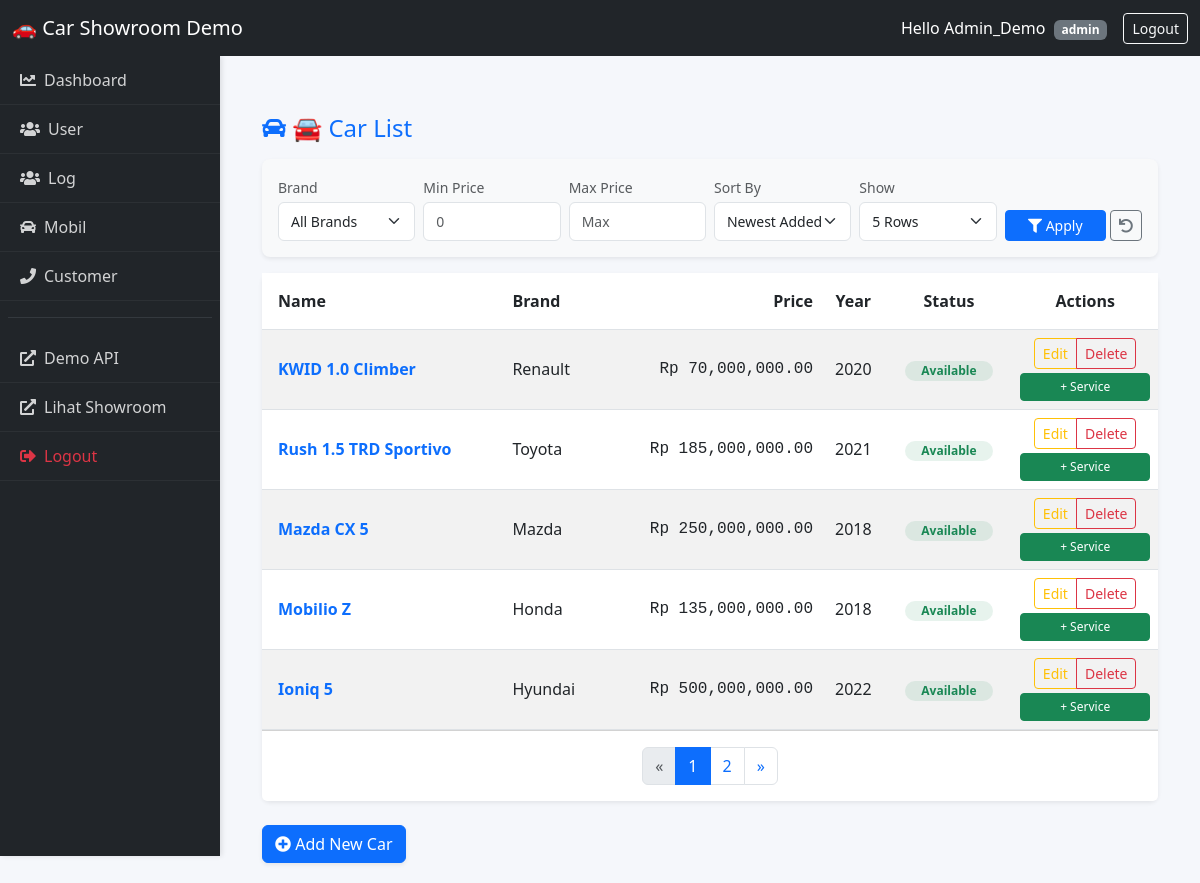
Before: /demo/dashboard/carlist/ (signed in) with the older database file.
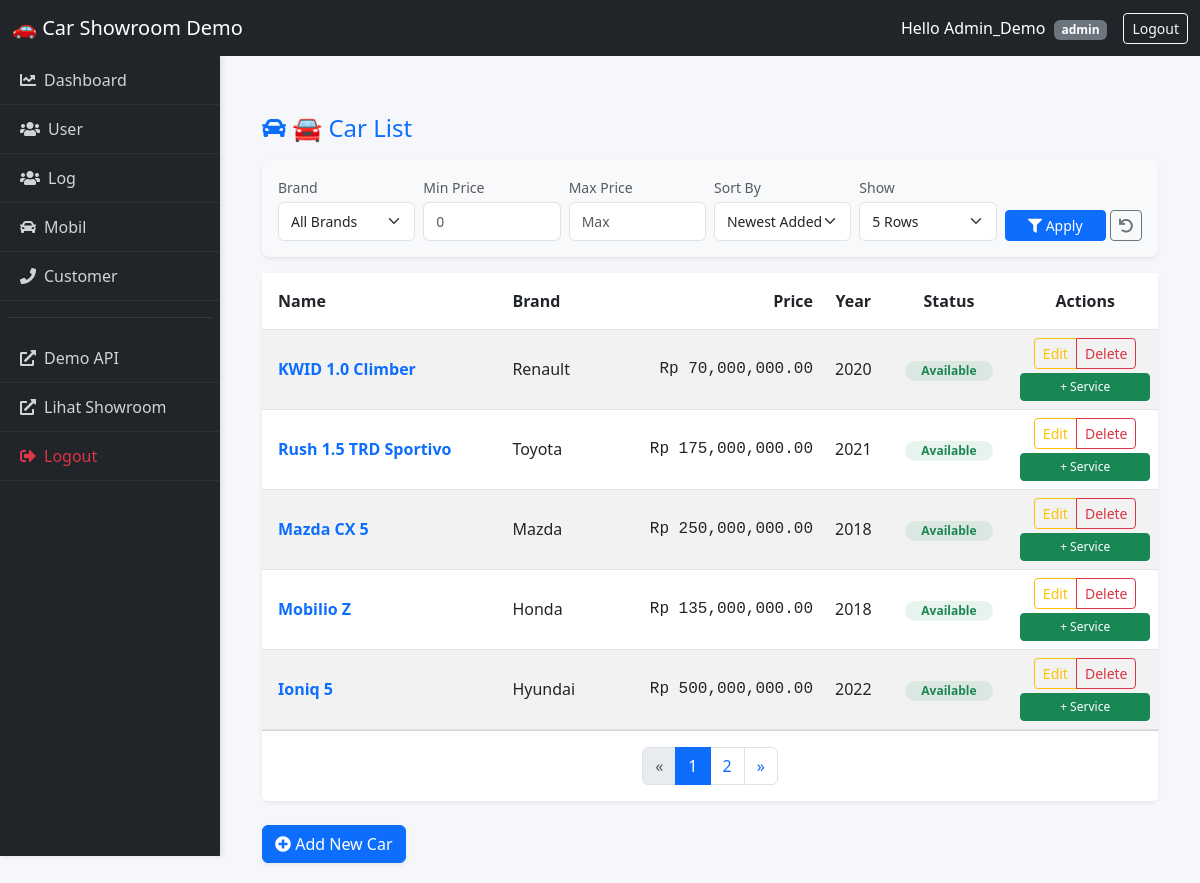
After: the same page with the newer database file.
### cars/models.py (models this page shows, shortened)
class Cars(models.Model):
    id = models.AutoField(primary_key=True)
    nama = models.CharField(max_length=100)
    harga = models.DecimalField(max_digits=12, decimal_places=2)
    merek = models.CharField(max_length=50)
    model = models.CharField(max_length=50)
    tahun = models.IntegerField()
    kilometer = models.IntegerField()
    transmisi = models.CharField(max_length=20, choices=[('auto','Otomatis'), ('manual', 'Manual')])
    jenis_bahan_bakar = models.CharField(max_length=20, choices=[('bensin','Bensin'), ('diesel', 'Diesel'), ('elektrik', 'Elektrik')])
    mesin = models.CharField(max_length=50)
    tempat_duduk = models.IntegerField()
    deskripsi = models.TextField()
    gambar = models.ImageField(upload_to='cars/images/',blank=True, null=True)
    status = models.CharField(max_length=20,
                              choices=[('available','Available'),('sold','Sold'),('booked','Booked')],default='available')

### demo/views.py (the view)
# urls.py: path('dashboard/carlist/', demo_carlist_dashboard, name='demo_carlist_dashboard'),
def demo_carlist_dashboard(request):
    if not request.user.is_authenticated:
        return redirect("demo_login")
    cars_data = Cars.objects.all()
    selected_brand = request.GET.get('brand')
    if selected_brand and selected_brand != "":
        cars_data = cars_data.filter(merek__iexact=selected_brand)
    min_price = request.GET.get('min_price')
    if min_price and min_price != "":
        cars_data = cars_data.filter(harga__gte=min_price)
    max_price = request.GET.get('max_price')
    if max_price and max_price != "":
        cars_data = cars_data.filter(harga__lte=max_price)
    sort_by = request.GET.get('sort', 'newest') # Default: newest
    if sort_by == 'price_low':
        cars_data = cars_data.order_by('harga')       # Harga Terendah
    elif sort_by == 'price_high':
        cars_data = cars_data.order_by('-harga')      # Harga Tertinggi
    elif sort_by == 'year_new':
        cars_data = cars_data.order_by('-tahun')      # Tahun Muda
    elif sort_by == 'year_old':
        cars_data = cars_data.order_by('tahun')       # Tahun Tua
    else:
        cars_data = cars_data.order_by('-id')         # Default (Input Terakhir)
    items_per_page = request.GET.get('paginate_by', 5)
    try:
        items_per_page = int(items_per_page)
    except ValueError:
        items_per_page = 5
    paginator = Paginator(cars_data, items_per_page)
    page_number = request.GET.get('page')
    page_obj = paginator.get_page(page_number)
    brands_list = Cars.objects.values_list('merek', flat=True).distinct().order_by('merek')
    context = {
        "cars": page_obj,
        "items_per_page": items_per_page,
        "brands_list": brands_list,       # Untuk dropdown merek
        "selected_brand": selected_brand, # Agar filter tidak reset saat ganti halaman
        "min_price": min_price,
        "max_price": max_price,
        "current_sort": sort_by,
    }
    return render(request, "demo/car_list_dashboard.html", context)

### demo/templates/demo/car_list_dashboard.html (shortened to what the changed rows need)
{% extends 'demo/base.html' %}
{% load humanize %}
{% block content %}
<div class="container-fluid mt-4">
    <div class="card shadow-sm border-0">
        <div class="card-body p-0">
            <div class="table-responsive">
                <table class="table table-hover table-striped align-middle mb-0">
                    <thead class="bg-light text-dark">
                        <tr>
                            <th class="py-3 ps-3">Name</th>
                            <th class="py-3">Brand</th>
                            <th class="py-3 text-end">Price</th>
                            <th class="py-3 text-center">Year</th>
                            <th class="py-3 text-center">Status</th>
                            {% if request.user.role in 'admin sales' %}
                                <th class="py-3 text-center">Actions</th>
                            {% endif %}
                        </tr>
                    </thead>
                    <tbody>
                        {% for car in cars %}
                        <tr>
                            <td class="ps-3">
                                <a href="{% url 'detail_car' car.id %}" class="fw-bold text-decoration-none text-primary">{{ car.nama }}</a>
                            </td>
                            <td>{{ car.merek }}</td>
                            <td class="text-end font-monospace">Rp {{ car.harga|intcomma }}</td>
                            <td class="text-center">{{ car.tahun }}</td>
                            <td class="text-center">
                                {% if car.status|lower == 'available' %}
                                    <span class="badge bg-success bg-opacity-10 text-success rounded-pill px-3">Available</span>
                                {% else %}
                                    <span class="badge bg-secondary rounded-pill px-3">{{ car.status }}</span>
                                {% endif %}
                            </td>
                            {% if request.user.role == 'admin' %}
                            <td class="text-center">
                                <div class="btn-group" role="group">
                                    <a href="{% url 'update_car' car.id %}?next={% url 'demo_carlist_dashboard' %}" class="btn btn-sm btn-outline-warning">Edit</a>
                                    <a href="{% url 'delete_car' car.id %}?next={% url 'demo_carlist_dashboard' %}" class="btn btn-sm btn-outline-danger" onclick="return confirm('Delete {{ car.nama }}?');">Delete</a>
                                </div>
                                <div class="mt-1">
                                    <a href="{% url 'service_history' car.id %}?next={% url 'demo_carlist_dashboard' %}" class="btn btn-sm btn-success w-100" style="font-size: 0.75rem;">+ Service</a>
                                </div>
                            </td>
                            {% elif request.user.role == 'sales' %}
                            <td class="text-center">
                                <a href="{% url 'update_car' car.id %}?next={% url 'demo_carlist_dashboard' %}" class="btn btn-sm btn-warning text-white">Update</a>
                            </td>
                            {% endif %}
                        </tr>
                        {% endfor %}
                    </tbody>
                </table>
            </div>
        </div>
    </div>
</div>
{% endblock %}

Changed rows visible on the page:
changed Cars "Rush 1.5 TRD Sportivo": harga "185,000,000.00" → "175,000,000.00"
